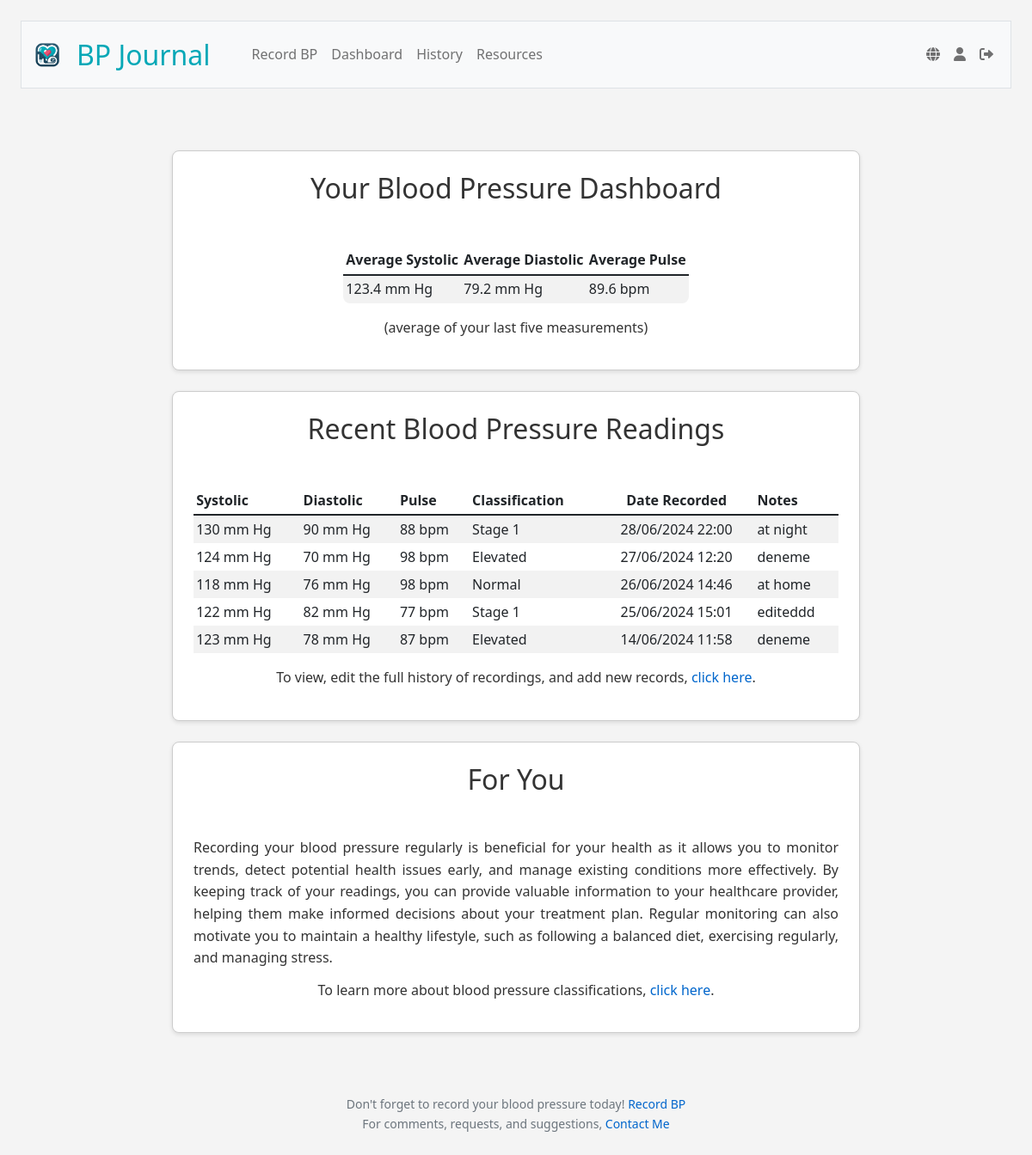
/dashboard (signed in), run on an earlier commit of the app's database.
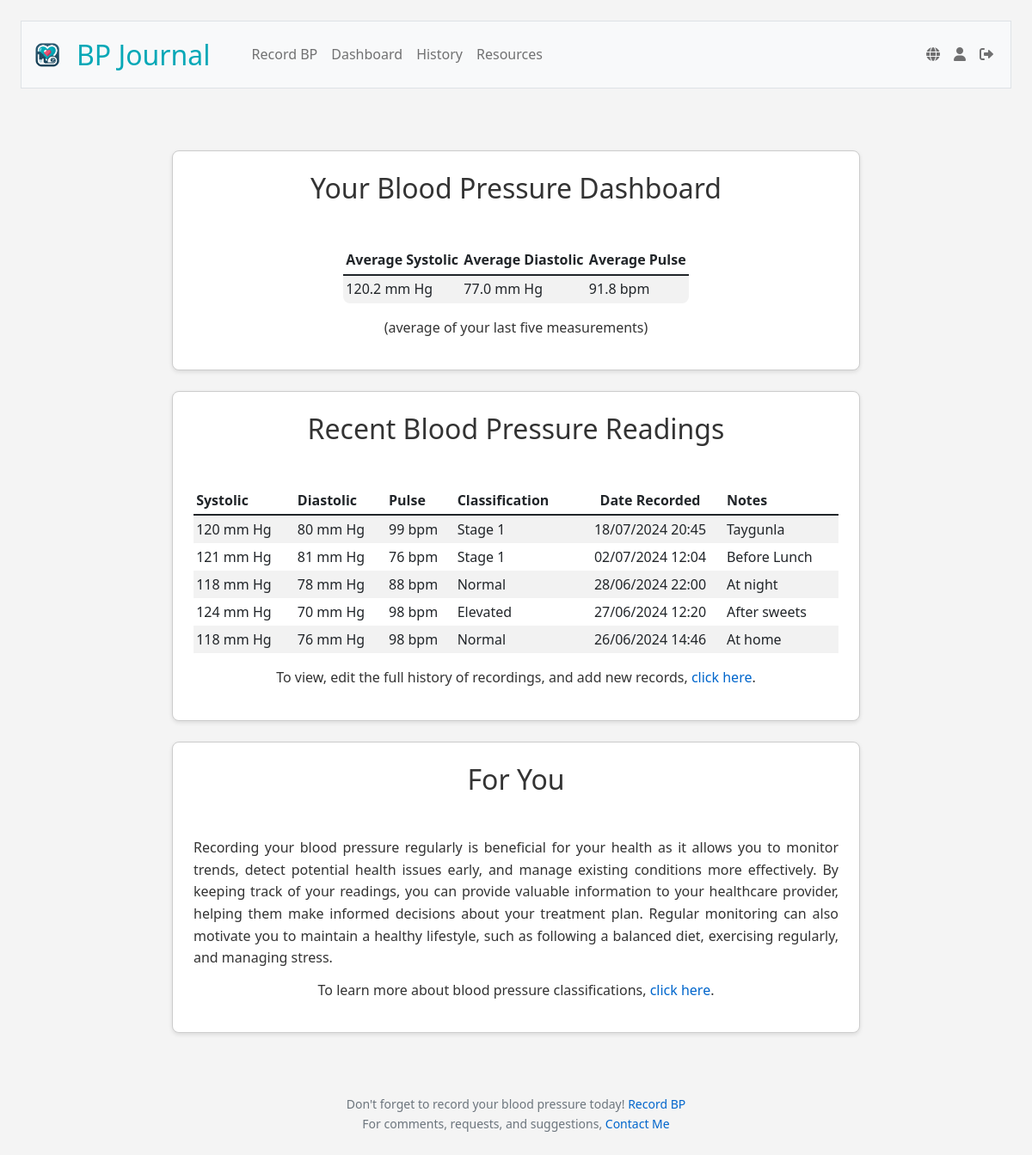
And on a later commit of the database.
### tables this page shows
CREATE TABLE blood_pressure_readings (
id INTEGER PRIMARY KEY AUTOINCREMENT NOT NULL,
user_id INTEGER NOT NULL,
systolic INTEGER NOT NULL,
diastolic INTEGER NOT NULL,
pulse INTEGER,
reading_date DATETIME DEFAULT CURRENT_TIMESTAMP,
notes TEXT,
FOREIGN KEY (user_id) REFERENCES users (id));

### app.py (the view)
@app.route("/dashboard")
@login_required
def dashboard():
    user_id = session["user_id"]
    user_timezone = db.execute("SELECT timezone FROM users WHERE id = ?", user_id)[0]['timezone']
    user_tz = pytz.timezone(user_timezone)
    recording_rows = db.execute("""
                                SELECT *
                                FROM blood_pressure_readings
                                WHERE user_id = ?
                                ORDER BY reading_date
                                DESC LIMIT 5
    """, user_id)
    for row in recording_rows:
        row["classification"] = classify_bp(row["systolic"], row["diastolic"])
        utc_time = row["reading_date"]
        try:
            local_time = pytz.utc.localize(datetime.strptime(utc_time, '%Y-%m-%d %H:%M:%S')).astimezone(user_tz)
            row["reading_date"] = local_time.strftime('%d/%m/%Y %H:%M')
        except Exception:
            row["reading_date"] = utc_time
    user_avg_recording = db.execute("""
        SELECT AVG(systolic) AS avg_systolic,
        AVG(diastolic) AS avg_diastolic,
        AVG(pulse) AS avg_pulse
        FROM (
            SELECT systolic, diastolic, pulse
            FROM blood_pressure_readings
            WHERE user_id = ?
            ORDER BY reading_date DESC
            LIMIT 5
        )
    """, user_id)
    if user_avg_recording:
        avg_data = {
            'avg_systolic': round(user_avg_recording[0]['avg_systolic'], 1) if user_avg_recording[0]['avg_systolic'] else '',
            'avg_diastolic': round(user_avg_recording[0]['avg_diastolic'], 1) if user_avg_recording[0]['avg_diastolic'] else '',
            'avg_pulse': round(user_avg_recording[0]['avg_pulse'], 1) if user_avg_recording[0]['avg_pulse'] else ''
        }
    else:
        avg_data = {'avg_systolic': 'N/A', 'avg_diastolic': 'N/A', 'avg_pulse': 'N/A'}
    return render_template("dashboard.html", classes=g.language_data['classes'], data=g.language_data['dashboard'], last5reading=recording_rows, user_id=user_id, user_avg_recording=[avg_data])

### app.py (called while the page is built)
@app.before_request
def load_language_data():
    if 'language' not in session:
        session['language'] = 'en'
    user_lang = session['language']
    with open(f'languages/{user_lang}.json', 'r') as file:
        g.language_data = json.load(file)
    g.language_data['current_lang'] = user_lang

@app.after_request
def after_request(response):
    response.headers["Cache-Control"] = "no-cache, no-store, must-revalidate"
    response.headers["Expires"] = 0
    response.headers["Pragma"] = "no-cache"
    return response

@app.context_processor
def inject_layout_data():
    return dict(layout_data=g.language_data['layout'])

@app.context_processor
def inject_user_details():
    if 'user_id' in session:
        user_id = session['user_id']
        user_info = db.execute("SELECT username FROM users WHERE id = ?", user_id)
        if user_info:
            username = user_info[0]['username']
        else:
            username = None
    else:
        username = None
    return {'username': username}

### templates/dashboard.html (shortened to what this page needs)
{% extends "layout.html" %}
{% block main %}
<div class="section" id="average-table-div">
    <h2>{{ data.heading }}</h2>
    <table class="table table-striped" id="average-table">
        <thead>
            <tr>
                <th class="text-start">{{ data.avgSystolic }}</th>
                <th class="text-start">{{ data.avgDiastolic }}</th>
                <th class="text-start">{{ data.avgPulse }}</th>
            </tr>
        </thead>
        <tbody>
            {% for row in user_avg_recording %}
            <tr>
                <td class="text-start">{{ row.avg_systolic }} mm Hg</td>
                <td class="text-start">{{ row.avg_diastolic }} mm Hg</td>
                <td class="text-start">{{ row.avg_pulse }} bpm</td>
            </tr>
            {% endfor %}
        </tbody>
    </table>
    <p class="text-center">{{ data.description }}</p>
</div>
<div class="section", id="trends">
    <h2>{{ data.last5heading }}</h2>
    <table class="table table-striped", id="trends-table">
        <thead>
            <tr>
                <th class="text-start">{{ data.systolic }}</th>
                <th class="text-start">{{ data.diastolic }}</th>
                <th class="text-start">{{ data.pulse }}</th>
                <th class="text-start">{{ data.readingClassification }}</th>
                <th class="text-center">{{ data.dateRecorded }}</th>
                <th class="text-start">{{ data.notes }}</th>
            </tr>
        </thead>
        <tbody>
            {% for row in last5reading %}
            <tr>
                <td class="text-start">{{ row.systolic }} mm Hg</td>
                <td class="text-start">{{ row.diastolic }} mm Hg</td>
                <td class="text-start">{{ row.pulse }} bpm</td>
                <td class="text-start">{{ classes[row.classification] }}</td>
                <td class="text-center">{{ row.reading_date }}</td>
                <td class="text-start">{{ row.notes }}</td>
            </tr>
            {% endfor %}
        </tbody>
    </table>
    <p class="text-center">{{ data.historyLink.text }}, <a href="/history">{{ data.historyLink.textUrl }}</a>.</p>
</div>
<div class="section", id="alerts-tips-section">
    <h2>{{ data.alertsHeading }}</h2>
    <p>{{ data.comment }}</p>
    <p class="text-center">{{ data.classificationLink.text }}, <a href="/resources#bp-categories-section">{{ data.classificationLink.textUrl }}</a>.</p>
</div>
{% endblock %}

What changed in the data, as far as the page shows it:
no longer on this page (row edited): blood_pressure_readings: systolic "122", diastolic "82", pulse "77", classes "Stage 1", reading_date "25/06/2024 15:01", notes "editeddd"
no longer on this page (row edited): blood_pressure_readings: systolic "123", diastolic "78", pulse "87", classes "Elevated", reading_date "14/06/2024 11:58", notes "deneme"
added blood_pressure_readings: systolic "120", diastolic "80", pulse "99", classes "Stage 1", reading_date "18/07/2024 20:45", notes "Taygunla"
added blood_pressure_readings: systolic "121", diastolic "81", pulse "76", classes "Stage 1", reading_date "02/07/2024 12:04", notes "Before Lunch"
changed blood_pressure_readings: systolic "130" → "118"; diastolic "90" → "78"; classes "Stage 1" → "Normal"; notes "at night" → "At night"
changed blood_pressure_readings: notes "deneme" → "After sweets"
changed blood_pressure_readings: notes "at home" → "At home"
Also different on the page:
new list line: "120.2 mm Hg 77.0 mm Hg 91.8 bpm"
list line gone: "123.4 mm Hg 79.2 mm Hg 89.6 bpm"
